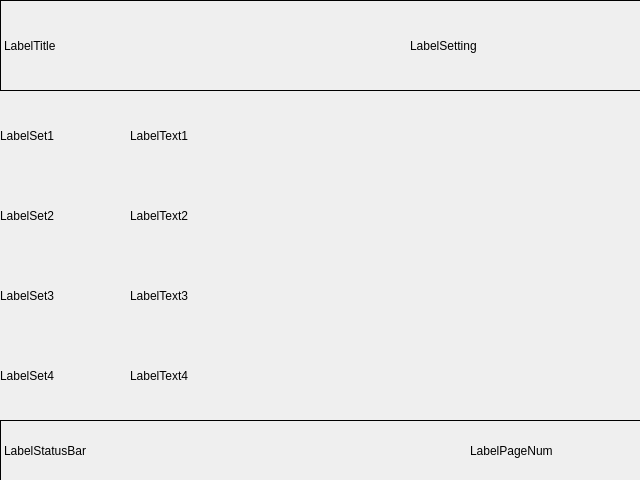
<?xml version="1.0" encoding="UTF-8"?>
<ui version="4.0">
 <class>DlgF1</class>
 <widget class="QDialog" name="DlgF1">
  <property name="geometry">
   <rect>
    <x>0</x>
    <y>0</y>
    <width>640</width>
    <height>480</height>
   </rect>
  </property>
  <property name="windowTitle">
   <string>Dialog</string>
  </property>
  <widget class="QLabel" name="LabelTitle">
   <property name="geometry">
    <rect>
     <x>0</x>
     <y>0</y>
     <width>641</width>
     <height>91</height>
    </rect>
   </property>
   <property name="frameShape">
    <enum>QFrame::Box</enum>
   </property>
   <property name="text">
    <string>LabelTitle</string>
   </property>
  </widget>
  <widget class="QLabel" name="LabelSetting">
   <property name="geometry">
    <rect>
     <x>410</x>
     <y>0</y>
     <width>231</width>
     <height>91</height>
    </rect>
   </property>
   <property name="frameShape">
    <enum>QFrame::NoFrame</enum>
   </property>
   <property name="text">
    <string>LabelSetting</string>
   </property>
  </widget>
  <widget class="QLabel" name="LabelSet1">
   <property name="geometry">
    <rect>
     <x>0</x>
     <y>100</y>
     <width>641</width>
     <height>71</height>
    </rect>
   </property>
   <property name="frameShape">
    <enum>QFrame::NoFrame</enum>
   </property>
   <property name="text">
    <string>LabelSet1</string>
   </property>
  </widget>
  <widget class="QLabel" name="LabelText1">
   <property name="geometry">
    <rect>
     <x>130</x>
     <y>100</y>
     <width>381</width>
     <height>71</height>
    </rect>
   </property>
   <property name="frameShape">
    <enum>QFrame::NoFrame</enum>
   </property>
   <property name="text">
    <string>LabelText1</string>
   </property>
  </widget>
  <widget class="QLabel" name="LabelSet2">
   <property name="geometry">
    <rect>
     <x>0</x>
     <y>180</y>
     <width>641</width>
     <height>71</height>
    </rect>
   </property>
   <property name="frameShape">
    <enum>QFrame::NoFrame</enum>
   </property>
   <property name="text">
    <string>LabelSet2</string>
   </property>
  </widget>
  <widget class="QLabel" name="LabelText2">
   <property name="geometry">
    <rect>
     <x>130</x>
     <y>180</y>
     <width>381</width>
     <height>71</height>
    </rect>
   </property>
   <property name="frameShape">
    <enum>QFrame::NoFrame</enum>
   </property>
   <property name="text">
    <string>LabelText2</string>
   </property>
  </widget>
  <widget class="QLabel" name="LabelSet3">
   <property name="geometry">
    <rect>
     <x>0</x>
     <y>260</y>
     <width>641</width>
     <height>71</height>
    </rect>
   </property>
   <property name="frameShape">
    <enum>QFrame::NoFrame</enum>
   </property>
   <property name="text">
    <string>LabelSet3</string>
   </property>
  </widget>
  <widget class="QLabel" name="LabelText3">
   <property name="geometry">
    <rect>
     <x>130</x>
     <y>260</y>
     <width>381</width>
     <height>71</height>
    </rect>
   </property>
   <property name="frameShape">
    <enum>QFrame::NoFrame</enum>
   </property>
   <property name="text">
    <string>LabelText3</string>
   </property>
  </widget>
  <widget class="QLabel" name="LabelSet4">
   <property name="geometry">
    <rect>
     <x>0</x>
     <y>340</y>
     <width>641</width>
     <height>71</height>
    </rect>
   </property>
   <property name="frameShape">
    <enum>QFrame::NoFrame</enum>
   </property>
   <property name="text">
    <string>LabelSet4</string>
   </property>
  </widget>
  <widget class="QLabel" name="LabelText4">
   <property name="geometry">
    <rect>
     <x>130</x>
     <y>340</y>
     <width>381</width>
     <height>71</height>
    </rect>
   </property>
   <property name="frameShape">
    <enum>QFrame::NoFrame</enum>
   </property>
   <property name="text">
    <string>LabelText4</string>
   </property>
  </widget>
  <widget class="QLabel" name="LabelStatusBar">
   <property name="geometry">
    <rect>
     <x>0</x>
     <y>420</y>
     <width>641</width>
     <height>61</height>
    </rect>
   </property>
   <property name="frameShape">
    <enum>QFrame::Box</enum>
   </property>
   <property name="text">
    <string>LabelStatusBar</string>
   </property>
  </widget>
  <widget class="QLabel" name="LabelPageNum">
   <property name="geometry">
    <rect>
     <x>470</x>
     <y>430</y>
     <width>151</width>
     <height>41</height>
    </rect>
   </property>
   <property name="frameShape">
    <enum>QFrame::NoFrame</enum>
   </property>
   <property name="text">
    <string>LabelPageNum</string>
   </property>
  </widget>
 </widget>
 <resources/>
 <connections/>
</ui>
